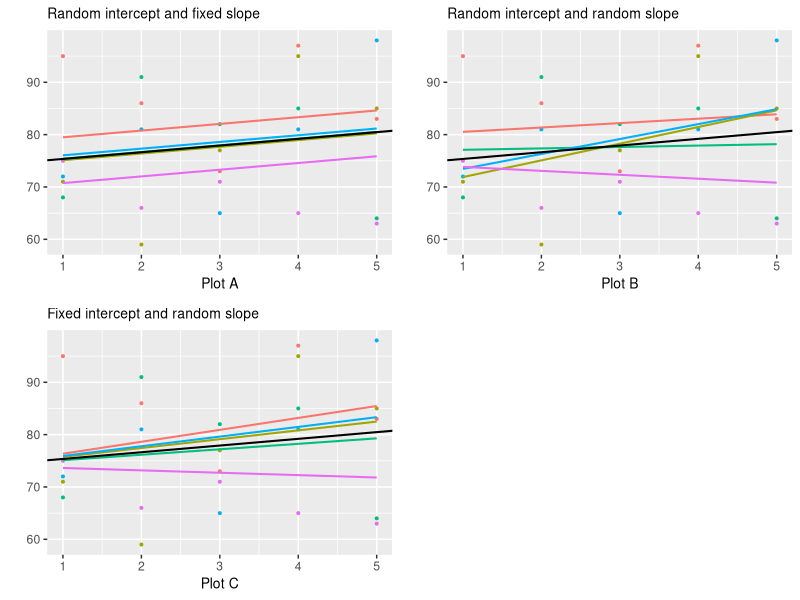

This figure's R source:
library(lme4)
library(ggplot2)
library(gridExtra)
library(grid)

# dados fictícios
cultivares <- rep(1:5, each = 5)
locais <- rep(1:5, times = 5)
medias <- c(95, 86, 73, 97, 83, 71, 59, 77, 95, 85, 68, 91, 82, 85, 64, 72, 81, 65, 81, 98, 75, 66, 71, 65, 63)
dados <- data.frame(cultivares, locais, medias) 

#------------------------------------------------------------#
# Modelo Misto - Intercepto aleatório e inclinação fixa
M1 <- lmer(medias ~ locais + (1|cultivares), data=dados)          # Tipos de interação: Ausência

intercepto = fixef(M1)["(Intercept)"]
inclinacao = fixef(M1)["locais"]

plot1=ggplot(dados, aes(locais, medias, color=cultivares)) +
  geom_point(aes(color=factor(cultivares)), size=0.7, show.legend=F) +
  geom_line(aes(y=predict(M1), group=cultivares, color=factor(cultivares)), size=0.7, show.legend=F) +    # Plot A
  geom_abline(intercept=intercepto, slope=inclinacao, color="black", linetype="solid", size=0.7) +
  labs(x="Plot A", y="", title="Random intercept and fixed slope") +
  theme(plot.title=element_text(size=10)) +
  theme(axis.title = element_text(size=10))
#------------------------------------------------------------#
# Modelo Misto - Intercepto aleatório e inclinação aleatória
M2 <- lmer(medias ~ locais + (1 + locais|cultivares), data=dados)       # Tipos de interação: simples

intercepto = fixef(M2)["(Intercept)"]
inclinacao = fixef(M2)["locais"]

plot2=ggplot(dados, aes(locais, medias, color=cultivares)) +
  geom_point(aes(color=factor(cultivares)), size=0.7, show.legend=F) +
  geom_line(aes(y=predict(M2), group=cultivares, color=factor(cultivares)), size=0.7, show.legend=F) +    # Plot B
  geom_abline(intercept=intercepto, slope=inclinacao, color="black", linetype="solid", size=0.7) +
  labs(x="Plot B", y="", title="Random intercept and random slope") +
  theme(plot.title=element_text(size=10)) +
  theme(axis.title = element_text(size=10))

#------------------------------------------------------------#
# Modelo Misto - Intercepto fixo e inclinação aleatória
M3 <- lmer(medias ~ locais + (0 + locais|cultivares), data=dados)      # Tipos de interação: Complexa

intercepto = fixef(M3)["(Intercept)"]
inclinacao = fixef(M3)["locais"]

plot3=ggplot(dados, aes(locais, medias, color=cultivares)) +
  geom_point(aes(color=factor(cultivares)), size=0.7, show.legend=F) +
  geom_line(aes(y=predict(M3), group=cultivares, color=factor(cultivares)), size=0.7, show.legend=F) +     # Plot C
  geom_abline(intercept=intercepto, slope=inclinacao, color="black", linetype="solid", size=0.7) +
  labs(x="Plot C", y="", title="Fixed intercept and random slope") +
  theme(plot.title=element_text(size=10)) +
  theme(axis.title = element_text(size=10))

grid.arrange(plot1, plot2, plot3, ncol=2)
